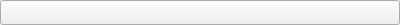
<?xml version="1.0" encoding="UTF-8"?>
<ui version="4.0">
 <class>DropDownLabel</class>
 <widget class="QWidget" name="DropDownLabel">
  <property name="geometry">
   <rect>
    <x>0</x>
    <y>0</y>
    <width>400</width>
    <height>25</height>
   </rect>
  </property>
  <property name="minimumSize">
   <size>
    <width>400</width>
    <height>25</height>
   </size>
  </property>
  <property name="maximumSize">
   <size>
    <width>400</width>
    <height>16777215</height>
   </size>
  </property>
  <property name="windowTitle">
   <string>Form</string>
  </property>
  <widget class="QPushButton" name="dropDownButton">
   <property name="enabled">
    <bool>true</bool>
   </property>
   <property name="geometry">
    <rect>
     <x>0</x>
     <y>0</y>
     <width>400</width>
     <height>25</height>
    </rect>
   </property>
   <property name="minimumSize">
    <size>
     <width>400</width>
     <height>25</height>
    </size>
   </property>
   <property name="maximumSize">
    <size>
     <width>400</width>
     <height>25</height>
    </size>
   </property>
   <property name="cursor">
    <cursorShape>PointingHandCursor</cursorShape>
   </property>
   <property name="text">
    <string/>
   </property>
  </widget>
 </widget>
 <resources/>
 <connections/>
</ui>
